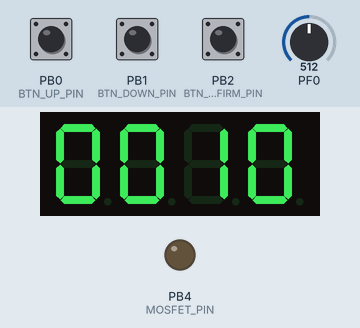
Bench run of a program on a simulated ATmega128, built with avr-gcc and emulated at 8 MHz. Parts: 4-digit seven-segment display, output pins drawn as LEDs (lit = HIGH). Wiring (inferred from the names in the program): TM1637 display: clock PD2; DIO PD3. The inputs (shaded band) are chosen by the test bench; at power-on: PB2 (BTN_CONFIRM_PIN) HIGH, PB0 (BTN_UP_PIN) HIGH, PF0 = 512, PB1 (BTN_DOWN_PIN) HIGH. EEPROM starts erased; pins used as bus, display or sensor lines are not drawn.

Above: at 4.8 s.
4.9 s: PB2 (BTN_CONFIRM_PIN) pulled LOW for 0.15 s
At 6.2 s:
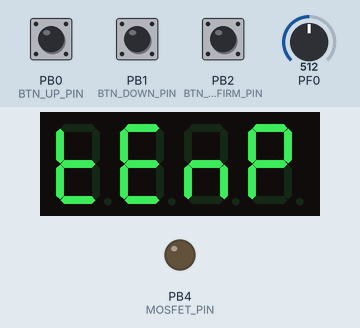
7.9 s: PB0 (BTN_UP_PIN) pulled LOW for 1 s
At 9.5 s:
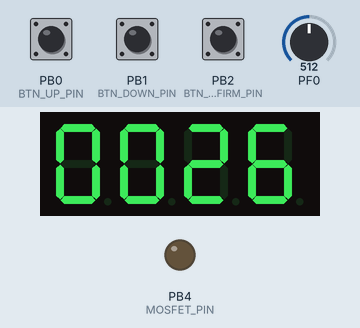
10.4 s: PB2 (BTN_CONFIRM_PIN) pulled LOW for 1 s
At 11.2 s:
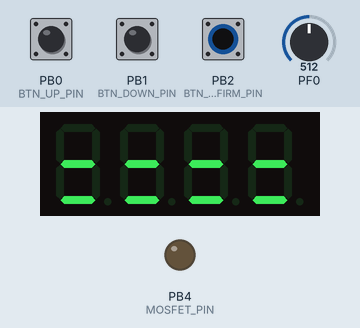
14.4 s: PF0 set to 306
At 15.2 s:
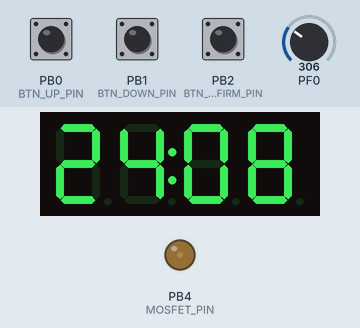
17.4 s: PF0 set to 122
At 18.1 s:
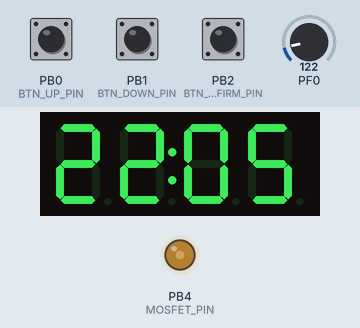
20.4 s: PF0 set to 40
At 22.2 s:
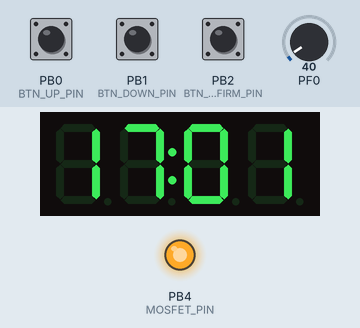
Timing chart, 0 to 23.9 s (numbered marks = the images above; inputs shaded):
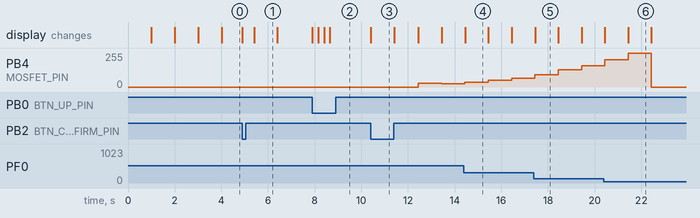

Measured:
- after the input at 4.9 s, the display: first changes at once (image 1 shows a later state)
- after the input at 7.9 s, the display: first changes at once (image 2 shows a later state)
- after the input at 10.4 s, PB4 (MOSFET_PIN): 0/255 → 29/255 after 2.0 s, → 25/255 1.0 s later; the display: changes at once (image 3)
- what the display in image 1 shows lasts 1.0 s, from 5.4 s to 6.4 s

The program:

main.c
```c
#ifndef F_CPU
#define F_CPU 8000000UL // Set to 1000000UL if you haven't changed factory fuses
#endif

#include <avr/io.h>
#include <avr/interrupt.h>
#include <avr/wdt.h>
#include <avr/eeprom.h>
#include <util/delay.h>
#include <math.h>
#include <stdlib.h>
#include <stdbool.h>

// =================================================
//     ATmega128 Pin Definitions //
// =================================================

// TM1637 Display on PORTD
#define TM1637_PORT     PORTD
#define TM1637_DDR      DDRD
#define TM1637_PIN      PIND
#define TM1637_CLK_PIN  PD2
#define TM1637_DIO_PIN  PD3

// Buttons on PORTB
#define BTN_PORT        PORTB
#define BTN_DDR         DDRB
#define BTN_PIN_REG     PINB
#define BTN_UP_PIN      PB0
#define BTN_DOWN_PIN    PB1
#define BTN_CONFIRM_PIN PB2

// MOSFET PWM on PORTB: PB4 (OC0 / Timer0 PWM Pin)
#define MOSFET_PIN      PB4

// NTC Thermistor on PORTF: PF0 (ADC0)
#define THERMISTOR_ADC_CH 0

// =================================================
//     NTC3950 & Thermostat State Variables
// =================================================

#define NUMSAMPLES 20
const float SERIES_RESISTOR     = 10000.0f;
const float NOMINAL_RESISTANCE  = 10000.0f;
const float NOMINAL_TEMPERATURE = 25.0f;
const float B_COEFFICIENT       = 3950.0f;

float targetTemp = 22.0f;
float currentTemp = 0.0f;
int timeDuration = 10; // Default 10 seconds

// --- PID Controller Variables ---
float Kp = 25.0f; // Proportional Gain
float Ki = 1.0f;  // Integral Gain
float Kd = 5.0f;  // Derivative Gain
float integral = 0.0f;
float previousError = 0.0f;

// --- Timers & Inputs ---
unsigned long previousMillis = 0;
unsigned long endTime = 0;
const long sensorInterval = 1000;

volatile unsigned long timer1_millis = 0;

ISR(TIMER1_COMPA_vect) {
	timer1_millis++;
}

unsigned long millis(void) {
	unsigned long m;
	cli();
	m = timer1_millis;
	sei();
	return m;
}

void delayWithWatchdog(unsigned long ms) {
	unsigned long start = millis();
	while (millis() - start < ms) {
		wdt_reset();
		_delay_ms(1);
	}
}

// =================================================
//      DYNAMIC TM1637 BIT-BANG DRIVER
// =================================================

static inline void tm1637_clk_low(void)  { TM1637_PORT &= ~(1 << TM1637_CLK_PIN); }
static inline void tm1637_clk_high(void) { TM1637_PORT |= (1 << TM1637_CLK_PIN); }
static inline void tm1637_dio_low(void)  { TM1637_PORT &= ~(1 << TM1637_DIO_PIN); }
static inline void tm1637_dio_high(void) { TM1637_PORT |= (1 << TM1637_DIO_PIN); }

void tm1637_start(void) {
	tm1637_clk_high();
	tm1637_dio_high();
	_delay_us(10);
	tm1637_dio_low();
	_delay_us(10);
	tm1637_clk_low();
	_delay_us(10);
}

void tm1637_stop(void) {
	tm1637_clk_low();
	tm1637_dio_low();
	_delay_us(10);
	tm1637_clk_high();
	_delay_us(10);
	tm1637_dio_high();
	_delay_us(10);
}

void tm1637_write_byte(uint8_t b) {
	for (uint8_t i = 0; i < 8; i++) {
		tm1637_clk_low();
		if (b & 0x01) tm1637_dio_high();
		else tm1637_dio_low();
		_delay_us(10);
		tm1637_clk_high();
		_delay_us(10);
		b >>= 1;
	}

	// Send 9th Clock for ACK
	tm1637_clk_low();
	tm1637_dio_high();
	_delay_us(10);
	tm1637_clk_high();
	_delay_us(10);
	tm1637_clk_low();
}

const uint8_t digitMAP[] = {
	0x3f, 0x06, 0x5b, 0x4f, 0x66, 0x6d, 0x7d, 0x07, 0x7f, 0x6f
};

const uint8_t SEG_MENU[]  = { 0x37, 0x79, 0x54, 0x3e };
const uint8_t SEG_CTR[]   = { 0x00, 0x39, 0x78, 0x50, 0x00 };
const uint8_t SEG_TIME[]  = { 0x78, 0x3e, 0x54, 0x79 };
const uint8_t SEG_SET[]   = { 0x6d, 0x79, 0x78, 0x00 };
const uint8_t SEG_TEMP[]  = { 0x78, 0x79, 0x54, 0x73 };
const uint8_t SEG_LINES[] = { 0x48, 0x48, 0x48, 0x48 };
const uint8_t SEG_ERROR[] = { 0x79, 0x50, 0x50, 0x50 };
const uint8_t SEG_BLANK[] = { 0x00, 0x00, 0x00, 0x00 };
const uint8_t SEG_DASH[]  = { 0x40, 0x40, 0x40, 0x40 };
const uint8_t SEG_DONE[]  = { 0x5e, 0x5c, 0x37, 0x79 }; // d, o, n, E

void tm1637_set_segments(const uint8_t segments[], uint8_t length, uint8_t pos) {
	tm1637_start();
	tm1637_write_byte(0x40); // Command: Write data, auto increment
	tm1637_stop();

	tm1637_start();
	tm1637_write_byte(0xC0 | pos); // Command: Address
	for (uint8_t k = 0; k < length; k++) {
		tm1637_write_byte(segments[k]);
	}
	tm1637_stop();

	tm1637_start();
	tm1637_write_byte(0x88 | 0x07); // Command: Display ON, Max Brightness
	tm1637_stop();
}

void tm1637_clear(void) {
	tm1637_set_segments(SEG_BLANK, 4, 0);
}

void tm1637_show_number_dec_ex(int num, uint8_t dots) {
	uint8_t digits[4];
	int temp = num;
	for (int i = 3; i >= 0; i--) {
		uint8_t d = temp % 10;
		digits[i] = digitMAP[d];
		if (i == 1 && (dots & 0x40)) {
			digits[i] |= 0x80; // Turn on colon
		}
		temp /= 10;
	}
	tm1637_set_segments(digits, 4, 0);
}

// =================================================
//        ADC & PWM PERIPHERALS
// =================================================

void adc_init(void) {
	ADMUX = 0;
	ADCSRA = (1 << ADEN) | (1 << ADPS2) | (1 << ADPS1) | (1 << ADPS0);
}

uint16_t adc_read(uint8_t channel) {
	ADMUX = (ADMUX & 0xF0) | (channel & 0x0F);
	ADCSRA |= (1 << ADSC);
	while (ADCSRA & (1 << ADSC));
	return ADC;
}

void pwm_init(void) {
	DDRB |= (1 << MOSFET_PIN);
	TCCR0 = (1 << WGM00) | (1 << WGM01) | (1 << COM01) | (1 << CS02);
	OCR0 = 0;
}

void timer1_init(void) {
	TCCR1A = 0;
	TCCR1B = (1 << WGM12) | (1 << CS11) | (1 << CS10);
	OCR1A = (uint16_t)((F_CPU / (64UL * 1000UL)) - 1);
	TIMSK |= (1 << OCIE1A);
}

// =================================================
//                SCREEN DRAWER
// =================================================

void DrawScreen(char state) {
	tm1637_clear();
	switch (state) {
		case 'W': tm1637_set_segments(SEG_CTR, 4, 0);   break;
		case 'M': tm1637_set_segments(SEG_MENU, 4, 0);  break;
		case 'T': tm1637_set_segments(SEG_TIME, 4, 0);  break;
		case 'S': tm1637_set_segments(SEG_SET, 4, 0);   break;
		case 'P': tm1637_set_segments(SEG_TEMP, 4, 0);  break;
		case 'N': tm1637_set_segments(SEG_LINES, 4, 0); break;
		case 'E': tm1637_set_segments(SEG_BLANK, 4, 0); break;
		case 'e': tm1637_set_segments(SEG_ERROR, 4, 0); break;
		case 'A': tm1637_set_segments(SEG_DASH, 4, 0);  break;
		case 'D': tm1637_set_segments(SEG_DONE, 4, 0);  break;
	}
	delayWithWatchdog(1000);
}

float getTemperature(uint8_t pin);

// =================================================
//          INPUT & CONFIRMATION HANDLER
// =================================================

int IO(int startValue) {
	int localTarget = startValue;
	bool input = true;

	tm1637_show_number_dec_ex(localTarget, 0);

	while (input) {
		wdt_reset();

		if (!(BTN_PIN_REG & (1 << BTN_UP_PIN))) {
			localTarget += 1;
			tm1637_show_number_dec_ex(localTarget, 0);
			delayWithWatchdog(250);
		}
		else if (!(BTN_PIN_REG & (1 << BTN_DOWN_PIN))) {
			localTarget -= 1;
			if (localTarget < 0) localTarget = 0;
			tm1637_show_number_dec_ex(localTarget, 0);
			delayWithWatchdog(250);
		}
		else if (!(BTN_PIN_REG & (1 << BTN_CONFIRM_PIN))) {
			tm1637_set_segments(SEG_LINES, 4, 0);
			delayWithWatchdog(500);
			while (!(BTN_PIN_REG & (1 << BTN_CONFIRM_PIN))) { delayWithWatchdog(10); }
			input = false;
		}
	}
	return localTarget;
}

// =================================================
//               SETUP & INITIALIZATION
// =================================================

void setup(void) {
	adc_init();
	pwm_init();
	timer1_init();

	// Set buttons as Inputs with Internal Pullups
	BTN_DDR &= ~((1 << BTN_UP_PIN) | (1 << BTN_DOWN_PIN) | (1 << BTN_CONFIRM_PIN));
	BTN_PORT |= (1 << BTN_UP_PIN) | (1 << BTN_DOWN_PIN) | (1 << BTN_CONFIRM_PIN);

	// Set TM1637 pins as Outputs
	TM1637_DDR |= (1 << TM1637_CLK_PIN) | (1 << TM1637_DIO_PIN);

	// Read saved EEPROM target
	eeprom_read_block(&targetTemp, (const void*)0, sizeof(float));
	if (isnan(targetTemp) || targetTemp < 0.0f || targetTemp > 50.0f) {
		targetTemp = 22.0f;
	}

	wdt_enable(WDTO_2S);
	sei();

	OCR0 = 0; // PWM OFF

	DrawScreen('A'); // Show Dashes
	DrawScreen('W'); // Show Ctr
}

// =================================================
//                    MAIN LOOP
// =================================================

int main(void) {
	setup();
	int step = 0;

	while (1) {
		wdt_reset();

		if (step == 0) {
			// Display 'MENU'
			DrawScreen('M');
			step = 1;
		}
		else if (step == 1) {
			// Display 'tInE' then get Time Input
			DrawScreen('T');
			timeDuration = IO(timeDuration);
			if (timeDuration <= 0) timeDuration = 1; // Safety check
			step = 2;
		}
		else if (step == 2) {
			// Display 'tEnP' then get Temp Input
			DrawScreen('P');
			int tempInput = IO((int)targetTemp);
			targetTemp = (float)tempInput;

			// Save to EEPROM
			eeprom_update_block(&targetTemp, (void*)0, sizeof(float));

			DrawScreen('E'); // Blank screen

			// Calculate when the timer should end
			endTime = millis() + ((unsigned long)timeDuration * 1000UL);

			// Reset PID variables on start
			integral = 0.0f;
			previousError = 0.0f;

			step = 3;
		}
		else if (step == 3) {
			unsigned long currentMillis = millis();

			// 1. Check if Timer is still active
			if (currentMillis < endTime) {

				if (currentMillis - previousMillis >= sensorInterval) {
					previousMillis = currentMillis;

					currentTemp = getTemperature(THERMISTOR_ADC_CH);

					if (currentTemp == -999.0f) {
						OCR0 = 0;
						continue;
					}

					// --- PID Closed-Loop Control Calculation ---
					float error = targetTemp - currentTemp;

					// Accumulate integral (with anti-windup clamping)
					integral += error;
					if (integral > 100.0f) integral = 100.0f;
					if (integral < -100.0f) integral = -100.0f;

					float derivative = error - previousError;
					previousError = error;

					float pidOutput = (Kp * error) + (Ki * integral) + (Kd * derivative);

					// Constrain PID output to valid PWM range (0 - 255)
					if (pidOutput > 255.0f) {
						pidOutput = 255.0f;
						} else if (pidOutput < 0.0f) {
						pidOutput = 0.0f;
					}

					OCR0 = (uint8_t)pidOutput; // Apply smooth PWM duty cycle

					// --- Display Formatting (Temp : TimeLeft) ---
					int timeLeft = (endTime - currentMillis) / 1000;
					if (timeLeft > 99) timeLeft = 99; // Cap at 99 so it fits on 2 digits

					int tempInt = (int)currentTemp;
					if (tempInt > 99) tempInt = 99;

					int combinedData = (tempInt * 100) + timeLeft;
					tm1637_show_number_dec_ex(combinedData, 0b01000000); // Colon turned ON
				}
			}
			// 2. Timer Expired
			else {
				OCR0 = 0; // Turn OFF MOSFET
				DrawScreen('D'); // Display 'donE'

				// Halt the system until restarted
				while (1) {
					delayWithWatchdog(1000);
				}
			}
		}
	}
	return 0;
}

// =================================================
//             THERMISTOR & FILTER LOGIC
// =================================================

float getTemperature(uint8_t pin) {
	float average_adc = 0;

	for (uint8_t i = 0; i < NUMSAMPLES; i++) {
		average_adc += (1023.0f - (float)adc_read(pin));
		delayWithWatchdog(1);
	}
	average_adc /= NUMSAMPLES;

	if (average_adc <= 0 || average_adc >= 1023) return -999.0f;

	float resistance = 1023.0f / average_adc - 1.0f;
	resistance = SERIES_RESISTOR / resistance;

	float temp = resistance / NOMINAL_RESISTANCE;
	temp = logf(temp);
	temp /= B_COEFFICIENT;
	temp += 1.0f / (NOMINAL_TEMPERATURE + 273.15f);
	temp = 1.0f / temp;
	temp -= 273.15f;

	static float xn1 = 25.0f;
	static float yn1 = 25.0f;
	static bool firstRun = true;

	if (firstRun) {
		xn1 = temp;
		yn1 = temp;
		firstRun = false;
	}

	float filteredTemp = (0.969f * yn1) + (0.0155f * temp) + (0.0155f * xn1);
	xn1 = temp;
	yn1 = filteredTemp;

	if (filteredTemp < 0.0f || filteredTemp > 100.0f) {
		OCR0 = 0; // Turn OFF MOSFET
		DrawScreen('e');
		return -999.0f;
	}

	return filteredTemp;
}
```
